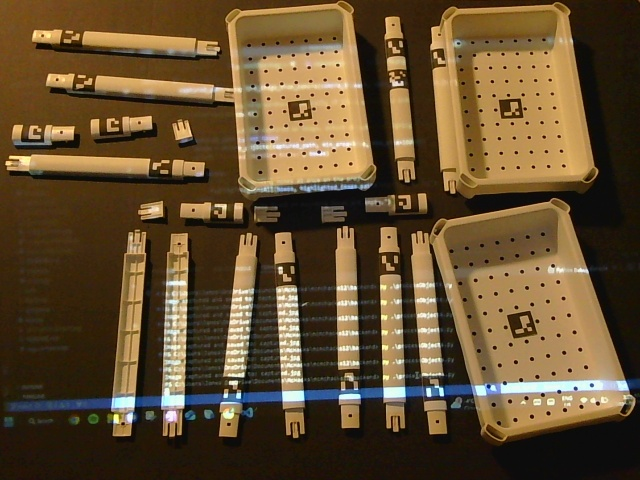
#> input picture backend/captured.jpg, 640 x 480 px, given in place of the camera
$ python vision.py
#> lines starting #> are read from the running program, lines starting #| are printed output that depends on the picture; after the words box and inside, x2 and y2 are one past the last pixel; in counts of white or black regions, pixels touching at a corner belong together
import cv2
import numpy as np

def findObjects(
    camera_index=0,
    max_frames=10,
    show_frame=True,
    min_area=500,
    max_area=100000
):
    """
    Captures up to `max_frames` from the camera, detects objects (via contours),
    and returns a list of bounding boxes [(x, y, w, h)] for the final frame.

    If show_frame=True, it shows each frame with bounding boxes.
    Press 'q' to exit early.

    Parameters
    ----------
    camera_index : int
        The index of the camera (default=0 for your main webcam, try 1 if you have multiple).
    max_frames : int
        Maximum number of frames to capture before returning.
    show_frame : bool
        Whether to display the real-time bounding boxes in a window.
    min_area : float
        Minimum contour area to consider an object.
    max_area : float
        Maximum contour area to consider an object.

    Returns
    -------
    final_bboxes : list of (x, y, w, h)
        Bounding boxes of the objects detected in the last processed frame.
        (x, y) is top-left, w=width, h=height.
    """
#> called with camera_index = 1, max_frames = 200, show_frame = True, min_area = 700, max_area = 3000

    cap = cv2.VideoCapture(camera_index, cv2.CAP_DSHOW)
    if not cap.isOpened():
        print("Error: Could not open camera.")
        return []

    final_bboxes = []

    for frame_idx in range(max_frames):
        ret, frame = cap.read()
        if not ret:
            print("Warning: Failed to read frame from camera.")
            continue

        # 1) Convert to grayscale & blur
        gray = cv2.cvtColor(frame, cv2.COLOR_BGR2GRAY)
        blurred = cv2.GaussianBlur(gray, (5, 5), 0)

        # 2) Edge detection
        edged = cv2.Canny(blurred, 50, 150)

        # 3) Close gaps with morphological operations
        kernel = np.ones((5, 5), np.uint8)
        closed = cv2.morphologyEx(edged, cv2.MORPH_CLOSE, kernel)

        # 4) Find external contours
        contours, _ = cv2.findContours(closed, cv2.RETR_EXTERNAL, cv2.CHAIN_APPROX_SIMPLE)

        # 5) Filter by area & draw bounding boxes
        object_bboxes = []
        for cnt in contours:
            area = cv2.contourArea(cnt)
            if min_area < area < max_area:
                x, y, w, h = cv2.boundingRect(cnt)
                object_bboxes.append((x, y, w, h))
                cv2.rectangle(frame, (x, y), (x + w, y + h), (0, 255, 0), 2)

        # We'll store bounding boxes from the last valid frame
        final_bboxes = object_bboxes

        # Show the frame if requested
        if show_frame:
            cv2.imshow("Detected Objects", frame)
            # Press 'q' to quit early
            if cv2.waitKey(1) & 0xFF == ord('q'):
                break
#> this loop made 1 pass; (key q is pressed on pass 1)
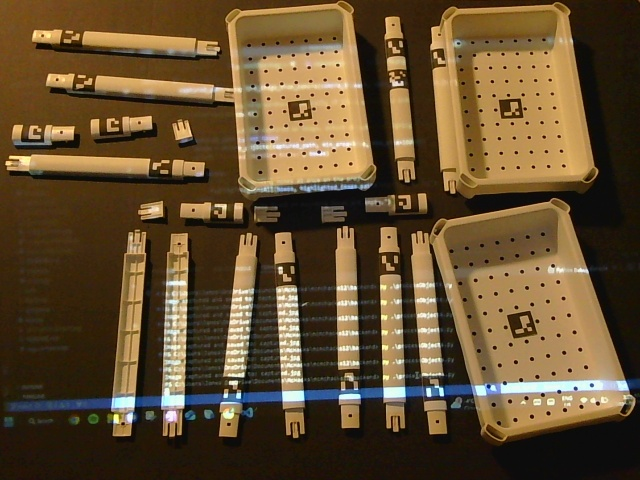
#> input picture backend/captured.jpg, 640 x 480 px, given in place of the camera
#> pass 1, in findObjects, `gray = cv2.cvtColor(frame, cv2.COLOR_BGR2GRAY)`:
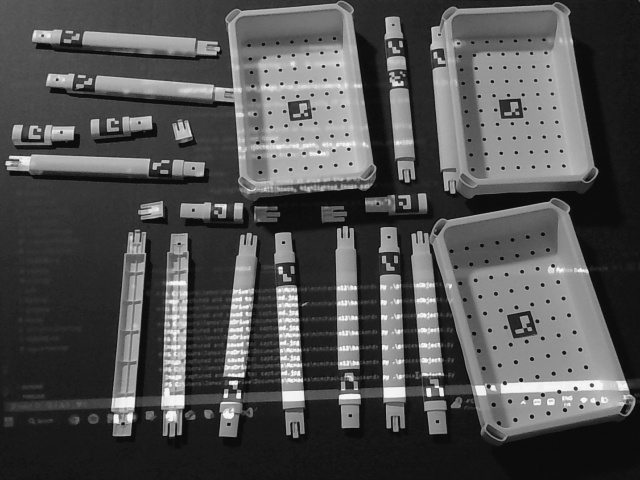
#> gray: shape (480, 640); min 6, max 250, mean 81.3
#> pass 1, in findObjects, `edged = cv2.Canny(blurred, 50, 150)`:
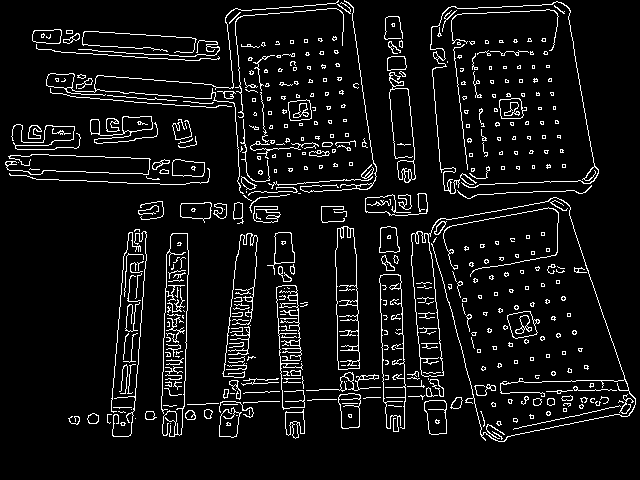
#> edged: shape (480, 640); 7.1% white in thin lines or dots
#> pass 1, in findObjects, `closed = cv2.morphologyEx(edged, cv2.MORPH_CLOSE, kernel)`:
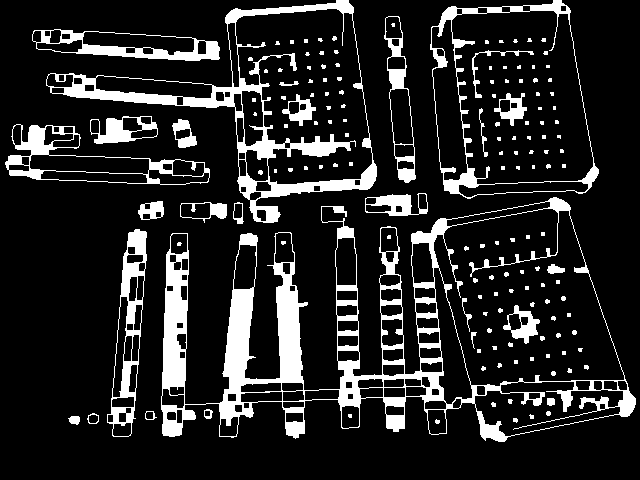
#> closed: shape (480, 640); 14.7% white; 156 white regions (113 under 20 px), largest, box (x1, y1, x2, y2) and area: (161, 197, 636, 442) 19702, (46, 0, 377, 223) 7874, (430, 0, 599, 199) 2957

    cap.release()
    if show_frame:
        cv2.destroyAllWindows()

    return final_bboxes


if __name__ == "__main__":
    # Example usage:
    # Detect objects in up to 20 frames from the camera at index=0,
    # show the bounding boxes in a window, and filter out objects
    # smaller than 300 area or larger than 100000 area.
    bboxes = findObjects(
        camera_index=1,
        max_frames=200,
        show_frame=True,
        min_area=700,
        max_area=3000
    )


    print("Final bounding boxes from last frame:", bboxes)

$ run again, on backend/baskets.png
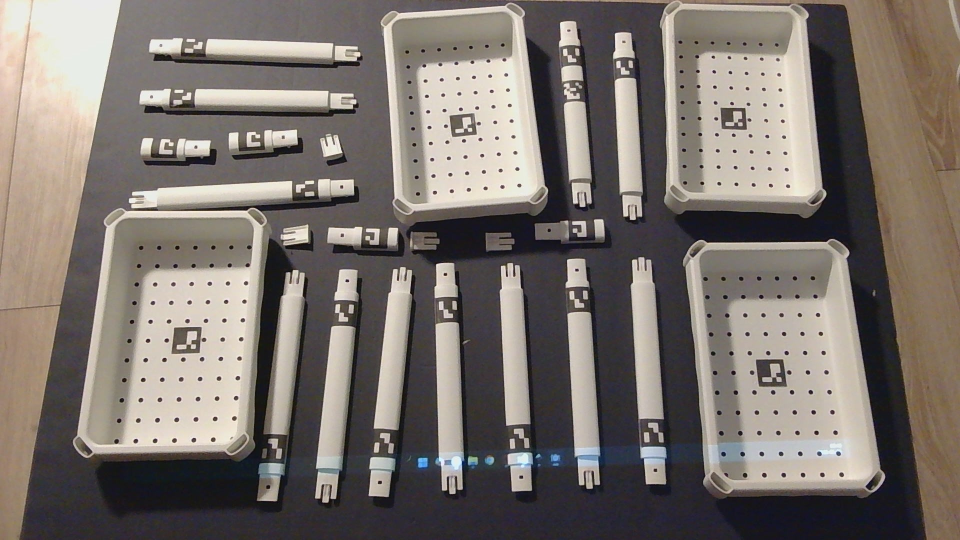
#> input picture backend/baskets.png, 1920 x 1080 px, given in place of the camera (shown at 1/2 size)
#> the loop in findObjects, `for frame_idx in range(max_frames):` made 1 pass; (key q is pressed on pass 1)
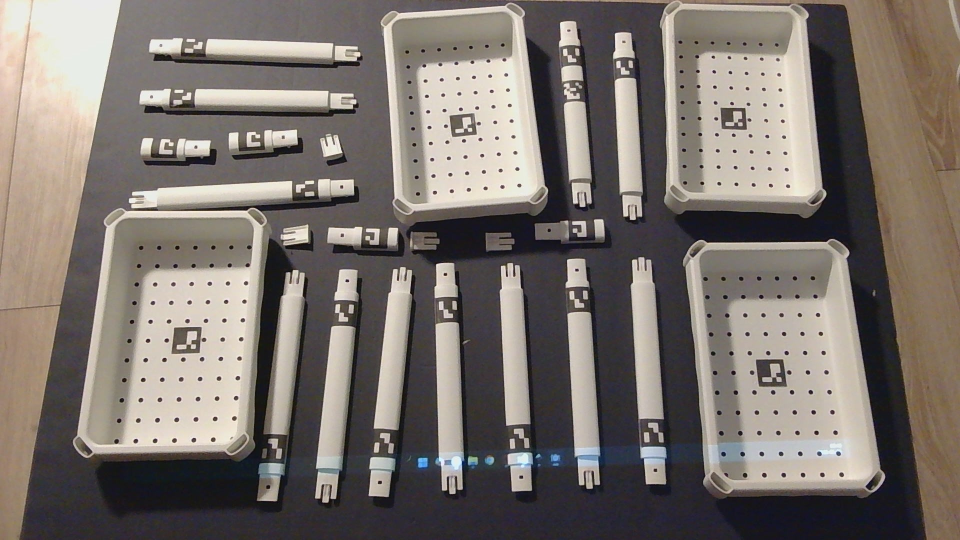
#> input picture backend/baskets.png, 1920 x 1080 px, given in place of the camera (shown at 1/2 size)
#> pass 1, in findObjects, `edged = cv2.Canny(blurred, 50, 150)`:
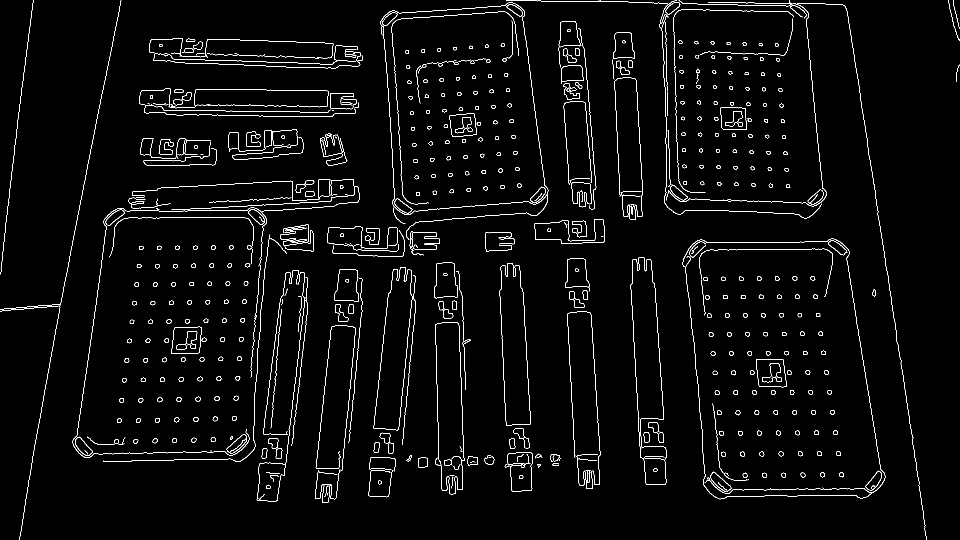
#> edged: shape (1080, 1920) (shown at 1/2 size); 2.6% white in thin lines or dots
#> pass 1, in findObjects, `closed = cv2.morphologyEx(edged, cv2.MORPH_CLOSE, kernel)`:
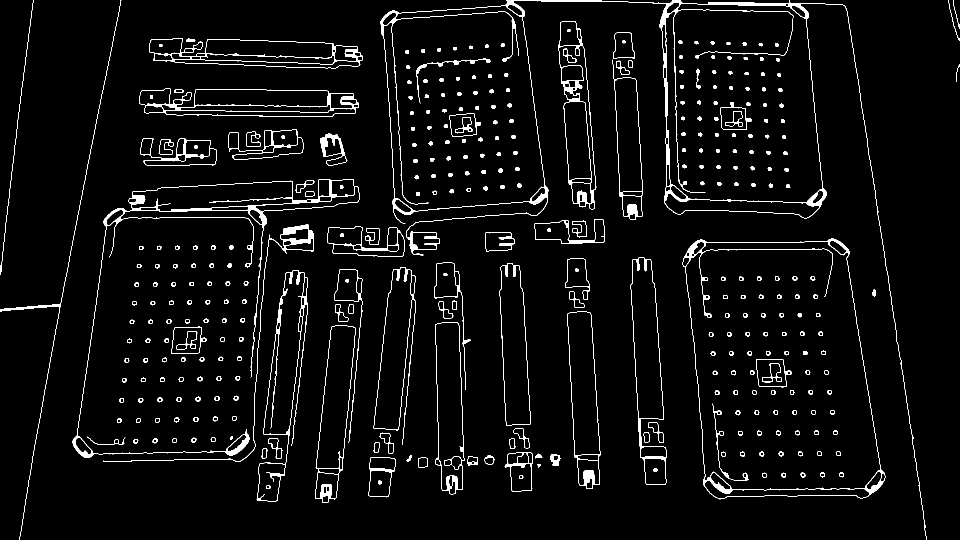
#> closed: shape (1080, 1920) (shown at 1/2 size); 3.7% white; 359 white regions, largest, box (x1, y1, x2, y2) and area: (761, 0, 1854, 1080) 13017, (145, 358, 719, 916) 6894, (1365, 477, 1771, 999) 4702
